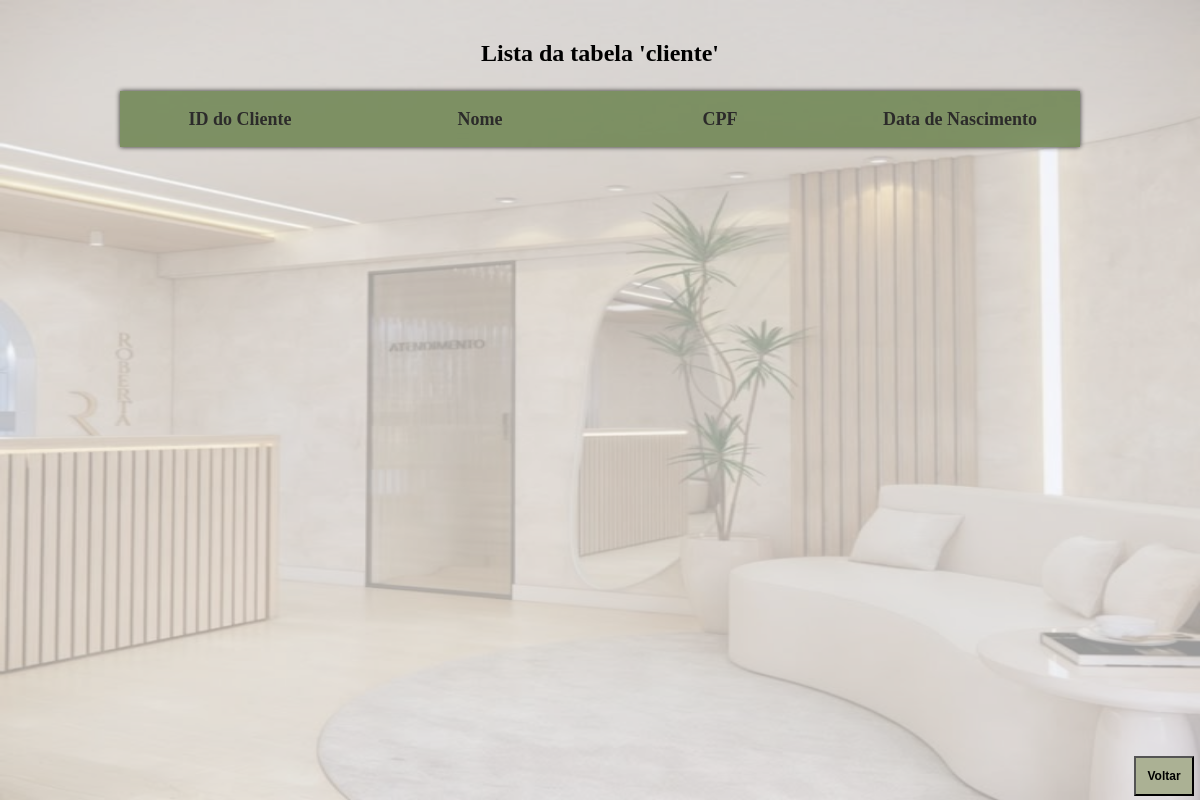
The page /AcessoBD/cliente/Listar.php on the database as committed earlier.
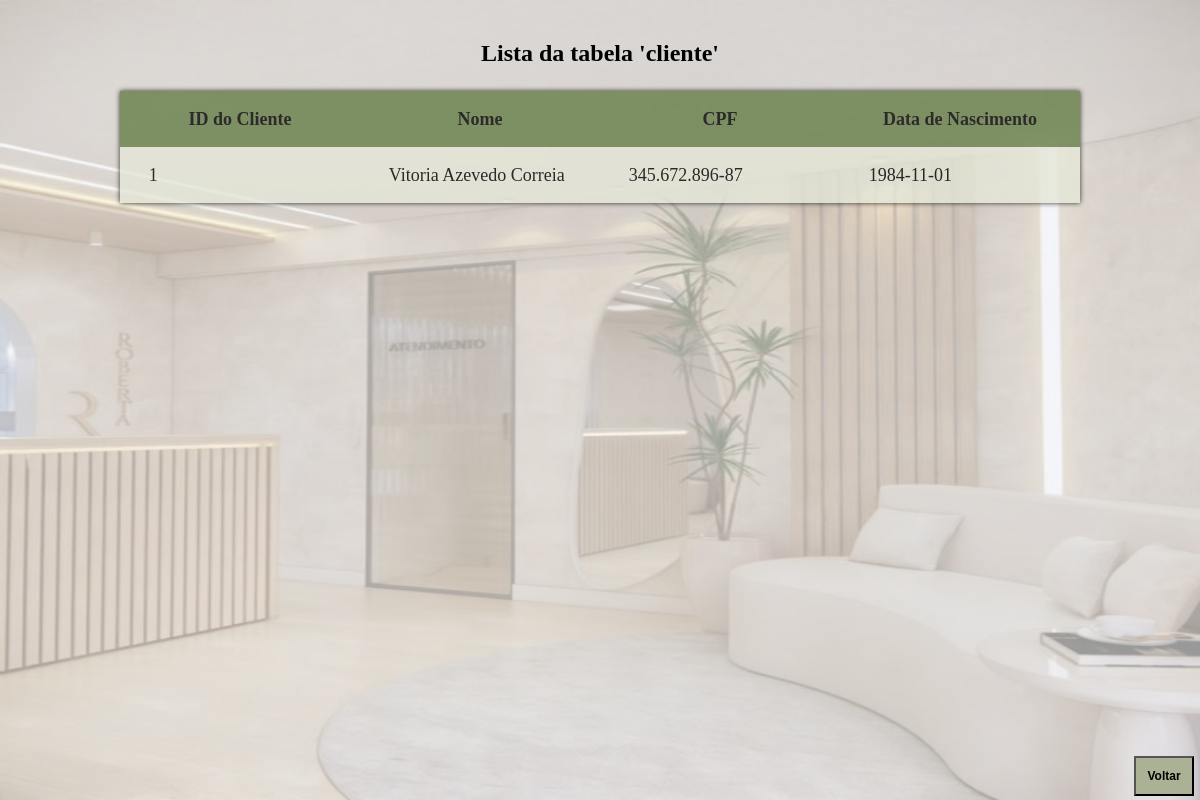
The same page on the database as committed later.
### tables this page shows
CREATE TABLE `cliente` (
  `ID_Cliente` int(11) NOT NULL,
  `Nome` varchar(100) NOT NULL,
  `CPF` varchar(14) NOT NULL,
  `Data_nascimento` date NOT NULL
);

### AcessoBD/cliente/Cliente.php (called while the page is built, shortened)
<?php
    class Cliente
    {
        function listar()
        {
            try
            {
                $this->conn = new Conectar();
                $sql = $this->conn->query("select * from cliente order by ID_Cliente");
                $sql->execute();
                return $sql->fetchAll();
            }
            catch(PDOException $exc)
            {
                echo "Erro ao executar consulta. " . $exc->getMessage();
            }
        }
    }
?>

### AcessoBD/cliente/Listar.php (the view, shortened to what this page needs)
<!DOCTYPE html>
<html lang="en">
<head>
    <link rel="stylesheet" type="text/css" href="CSS/Listar.css">
</head>
<body>
    <main>
        <?php
            $pos = 0;
            include_once 'Cliente.php';
            $p = new Cliente();
            $pro_bd=$p->listar();
        ?>
        <p>Lista da tabela 'cliente'<p>
        <table>
            <tr class="cap">
                <th>ID do Cliente</th>
                <th>Nome</th>
                <th>CPF</th>
                <th>Data de Nascimento</th>
            </tr>
        <?php
            foreach($pro_bd as $pro_mostrar)
            {
                $pos = $pos + 1;
                if($pos % 2 == 1){
                    echo "<tr class='par'>";
                }
                else{
                    echo "<tr class='impar'>";
                }
                echo "<td> $pro_mostrar[0] </td>";
                echo "<td> $pro_mostrar[1] </td>";
                echo "<td> $pro_mostrar[2] </td>";
                echo "<td> $pro_mostrar[3] </td>";
                echo "</tr>";
            }
        ?>
        </table>
    </main>
    <form action="../../menu/index.htm">
        <input type="submit" value="Voltar">
    </form>
    <div class="fundo"></div>
</body>
</html>

Rows that differ between the two databases and show on the page:
added cliente: ID_Cliente "1", Nome "Vitoria Azevedo Correia", CPF "345.672.896-87", Data_nascimento "1984-11-01"
